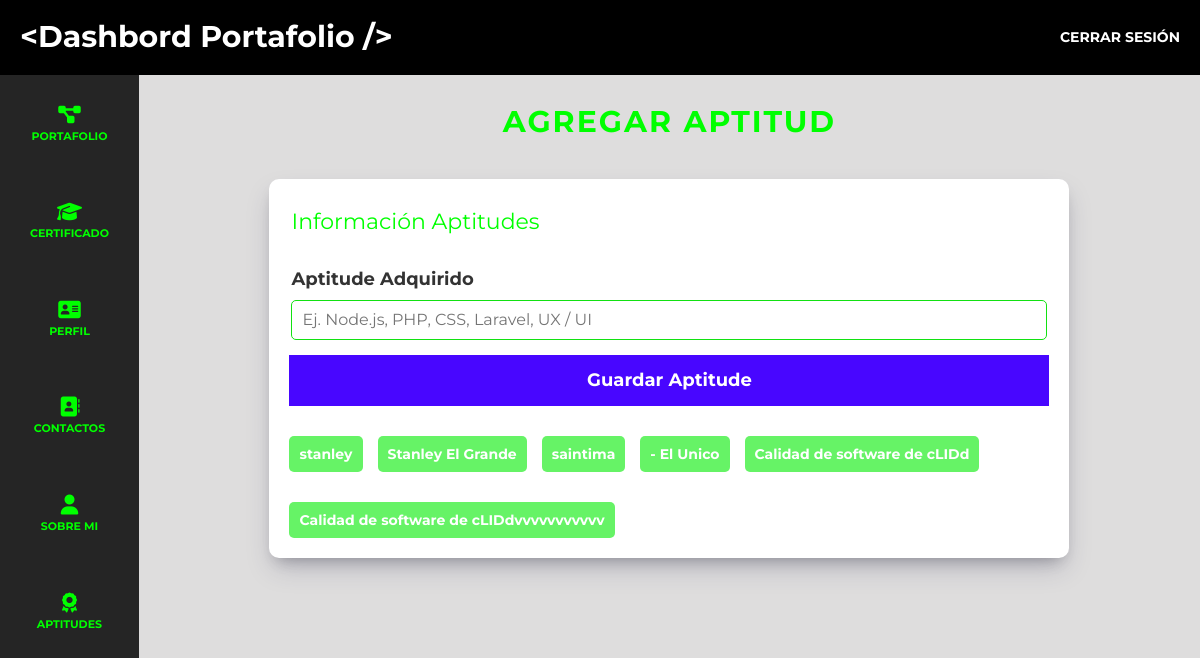
Before: /dashboard/aptitud/ (signed in) with the older database file.
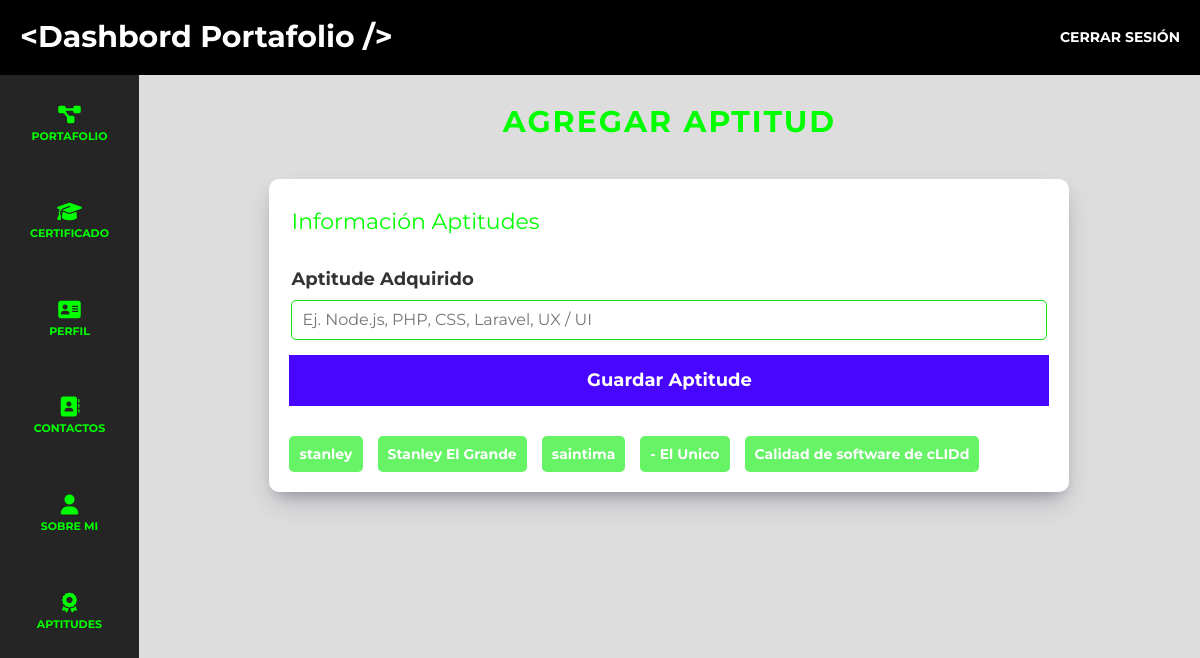
After: the same page with the newer database file.
### adminStanley/models/models.py (models this page shows)
class Aptitude(models.Model):
    id_aptitude = models.AutoField(primary_key=True)
    nombre = models.CharField(max_length=100)

### adminStanley/Authenticacion/custom_auth.py (the view)
    def wrapper(request, *args, **kwargs):
        if 'id_persona' not in request.session:
            messages.error(request, 'Debes iniciar sesión para acceder.')
            return redirect('/login/')
        return view_func(request, *args, **kwargs)

### adminStanley/Authenticacion/custom_auth.py (called while the page is built)
def login_required(view_func):
    def wrapper(request, *args, **kwargs):
        if 'id_persona' not in request.session:
            messages.error(request, 'Debes iniciar sesión para acceder.')
            return redirect('/login/')
        return view_func(request, *args, **kwargs)
    return wrapper

### adminStanley/views/views.py (called while the page is built)
@login_required
def agregar_aptitud(request):
    if request.method == 'POST':
        nombre = request.POST.get('nombre')
        if nombre:
            existe_aptitud = Aptitude.objects.filter(nombre=nombre).exists()
            if not existe_aptitud:
                aptitud = Aptitude(nombre=nombre)
                aptitud.save()
                messages.success(request, 'Aptitud agregada correctamente.')
            else:
                messages.error(request, 'Ya existe una aptitud con ese nombre.')
        else:
            messages.error(request, 'El campo de nombre es obligatorio.')
        return redirect('/dashboard/aptitud')
    else:
        aptitudes = Aptitude.objects.all()
        context = {"titulo": "Agregar Aptitud", "aptitudes": aptitudes}
        return render(request, 'auth/dashboard/aptitud/agregar.html', context)

### adminStanley/templates/auth/dashboard/aptitud/agregar.html (shortened to what this page needs)
{% extends "bases/base-admin.html" %}
{% load static %}
{% block content%}
<h1 class="dashboard__titulo">{{ titulo }}</h1>
<main class="dashboard__formulario">
    <form method="POST" action="{% url 'agregar_aptitud' %}" class="formulario">
        <fieldset class="formulario__fieldset">
            <legend class="formulario__legend">Información Aptitudes</legend>
            <div class="formulario__campo">
                <label for="nombre" class="formulario__label">Aptitude Adquirido</label>
                <input
                    type="text"
                    class="formulario__input"
                    name="nombre"
                    id="nombre"
                    placeholder="Ej. Node.js, PHP, CSS, Laravel, UX / UI"
                >
            </div>
        </fieldset>
        <input class="formulario__submit formulario__submit--registrar" type="submit" value="Guardar Aptitude">
        <div id="tags" class="formulario__listado">
            {% for aptitud in aptitudes.all %}
            <ul  class="formulario__listado">
                <li data-aptitud-id="{{ aptitud.id_aptitude }}">{{ aptitud.nombre }}</li>
            </ul>
            {% endfor %}
        </div>
    </form>
</main>
{%endblock%}

Changed rows visible on the page:
removed Aptitude: nombre "Calidad de software de cLIDdvvvvvvvvvvv"
